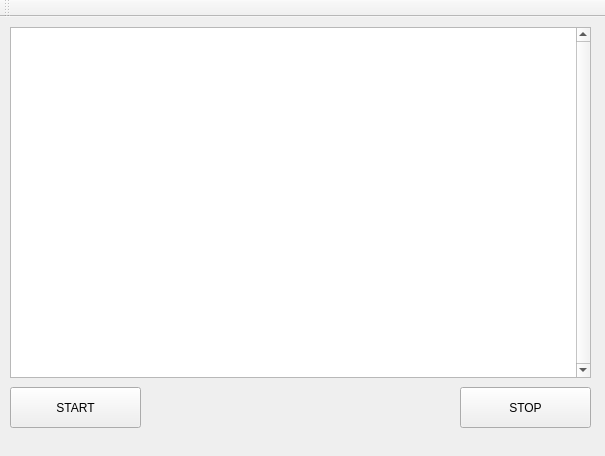
<?xml version="1.0" encoding="UTF-8"?>
<ui version="4.0">
 <class>MainWindow</class>
 <widget class="QMainWindow" name="MainWindow">
  <property name="geometry">
   <rect>
    <x>0</x>
    <y>0</y>
    <width>605</width>
    <height>456</height>
   </rect>
  </property>
  <property name="sizePolicy">
   <sizepolicy hsizetype="Fixed" vsizetype="Fixed">
    <horstretch>0</horstretch>
    <verstretch>0</verstretch>
   </sizepolicy>
  </property>
  <property name="windowTitle">
   <string>MainWindow</string>
  </property>
  <widget class="QWidget" name="centralWidget">
   <widget class="QPlainTextEdit" name="plainTextEdit">
    <property name="geometry">
     <rect>
      <x>10</x>
      <y>10</y>
      <width>581</width>
      <height>351</height>
     </rect>
    </property>
    <property name="verticalScrollBarPolicy">
     <enum>Qt::ScrollBarAlwaysOn</enum>
    </property>
    <property name="horizontalScrollBarPolicy">
     <enum>Qt::ScrollBarAlwaysOff</enum>
    </property>
    <property name="readOnly">
     <bool>true</bool>
    </property>
   </widget>
   <widget class="QPushButton" name="DevListenStart">
    <property name="geometry">
     <rect>
      <x>10</x>
      <y>370</y>
      <width>131</width>
      <height>41</height>
     </rect>
    </property>
    <property name="text">
     <string>START</string>
    </property>
   </widget>
   <widget class="QPushButton" name="DevListen_stop">
    <property name="geometry">
     <rect>
      <x>460</x>
      <y>370</y>
      <width>131</width>
      <height>41</height>
     </rect>
    </property>
    <property name="text">
     <string>STOP</string>
    </property>
   </widget>
  </widget>
  <widget class="QMenuBar" name="menuBar">
   <property name="geometry">
    <rect>
     <x>0</x>
     <y>0</y>
     <width>605</width>
     <height>20</height>
    </rect>
   </property>
  </widget>
  <widget class="QToolBar" name="mainToolBar">
   <attribute name="toolBarArea">
    <enum>TopToolBarArea</enum>
   </attribute>
   <attribute name="toolBarBreak">
    <bool>false</bool>
   </attribute>
  </widget>
 </widget>
 <layoutdefault spacing="6" margin="11"/>
 <resources/>
 <connections/>
</ui>
